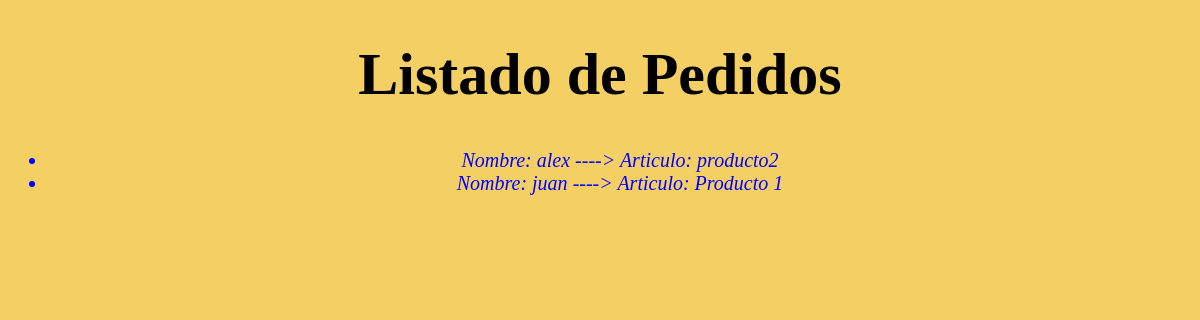
The page /tienda_peces/pedido/ on the database as committed earlier.
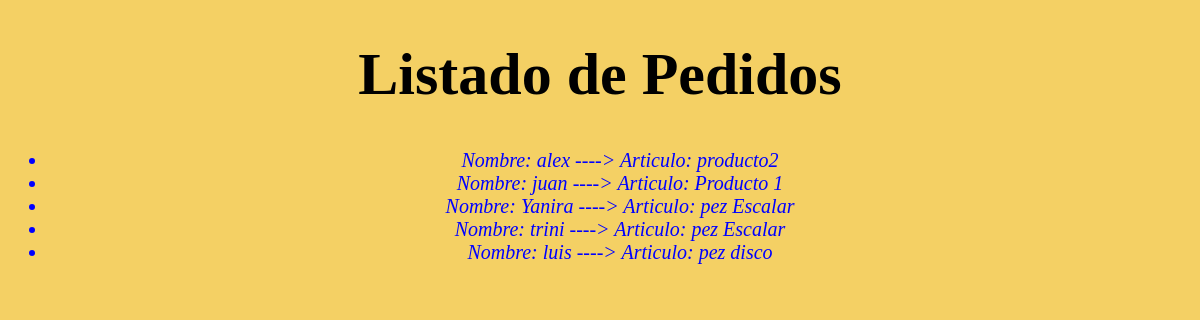
The same page on the database as committed later.
### tienda_peces/models.py (models this page shows, shortened)
class Pedido(models.Model):
    nombre = models.CharField(max_length=50)
    articulo = models.CharField(max_length=50)

### tienda_peces/views.py (the view)
# urls.py: path('pedido/', views.pedido, name='pedido'),
def pedido(request):
    pedido = Pedido.objects.all()
    return render(request, 'pedido.html', {'pedido':pedido})

### tienda_peces/templates/pedido.html (shortened to what this page needs)
{% load staticfiles%}
<!DOCTYPE html>
  <html lang="es" dir="ltr">
    <head>
        <link rel="stylesheet" href="{% static 'listado.css'%}">
    </head>
    <body>
      <h1>Listado de Pedidos</h1>
      <ul>
      {% for pedi in pedido %}
          <li>Nombre: {{ pedi.nombre }}  ---->  Articulo: {{pedi.articulo}} </a></li>
      {% endfor %}
      </ul>
    </body>
  </html>

Rows that differ between the two databases and show on the page:
added Pedido: nombre "Yanira", articulo "pez Escalar"
added Pedido: nombre "trini", articulo "pez Escalar"
added Pedido: nombre "luis", articulo "pez disco"
